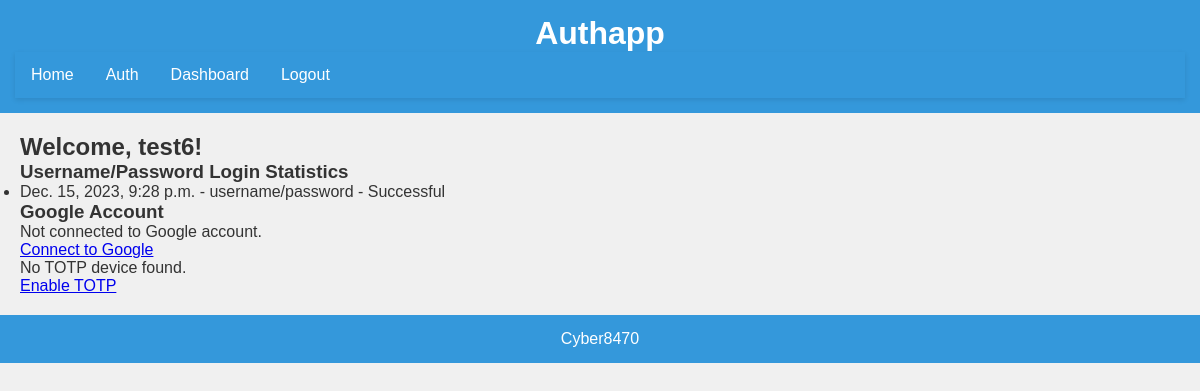
Page /authapp/dashboard/ (signed in) on the committed database.
### authapp/models.py (models this page shows, shortened)
class LoginStats(models.Model):
    user = models.ForeignKey(User, null=True, blank=True, on_delete=models.CASCADE)
    login_method = models.CharField(max_length=255)
    login_successful = models.BooleanField(default=False)
    login_time = models.DateTimeField(auto_now_add=True)

### authapp/views.py (the view)
# urls.py: path("dashboard/", views.dashboard, name="dashboard"),
@login_required
def dashboard(request):
    google_account = SocialAccount.objects.filter(user=request.user, provider='google').first()
    username_password_stats = LoginStats.objects.filter(
        user=request.user,
        login_method='username/password'
    ).order_by('-login_time')[:10]
    totp_devices = TOTPDevice.objects.filter(user=request.user)
    return render(request, 'authapp/dashboard.html', {
        'google_account': google_account,
        'username_password_stats': username_password_stats,
        'totp_devices': totp_devices,
    })

### authapp/templates/authapp/dashboard.html (shortened to what this page needs)
{% extends 'authapp/base.html' %}
{% block content %}
    {% if user.is_authenticated %}
        <h2>Welcome, {{ user.username }}!</h2>
        <section>
            <h3>Username/Password Login Statistics</h3>
            <ul>
                {% for stat in username_password_stats %}
                <li>{{ stat.login_time }} - {{ stat.login_method }} - {% if stat.login_successful %}Successful{% else %}Failed{% endif %}</li>
                {% endfor %}
            </ul>
        </section>
        <section>
            <h3>Google Account</h3>
            {% if google_account %}
                <p>Connected to Google account: {{ google_account.extra_data.email }}</p>
            {% else %}
                <p>Not connected to Google account.</p>
                <a href="{% url 'google_login' %}">Connect to Google</a>
            {% endif %}
        </section>
        <section>
            {% if totp_devices %}
                    <ul>
                        {% for device in totp_devices %}
                        <li>{{ device.confirmation_time }} - TOTP Device - {% if device.confirmed %}Confirmed{% else %}Not Confirmed{% endif %}</li>
                        {% endfor %}
                    </ul>
            {% else %}
                <p>No TOTP device found.
                    <p><a href="{% url 'totp_login' %}">Enable TOTP</a></p>
                </p>
            {% endif %}
        </section>
    {% else %}
        <p>Please log in to access the dashboard.</p>
    {% endif %}
{% endblock %}

### authapp/static/css/styles.css (style rules this page uses)
body, h1, h2, h3, p, div, ul, li { margin: 0; padding: 0; }
body { font-family: 'Arial', sans-serif; background-color: #f0f0f0; color: #333; }

### rows in the picture
LoginStats: login_time "Dec. 15, 2023, 9:28 p.m.", login_method "username/password", login_successful "Successful"

### other values in the picture
{{ user.username }} "test6"
